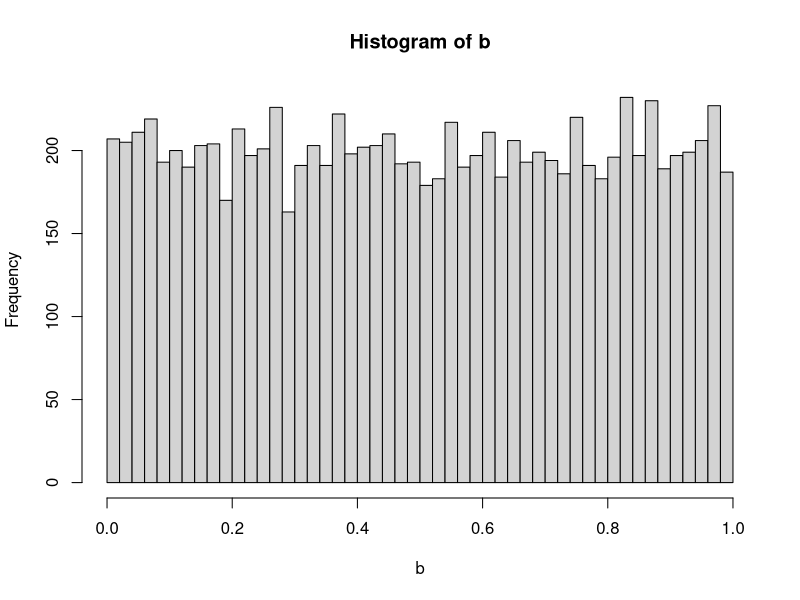
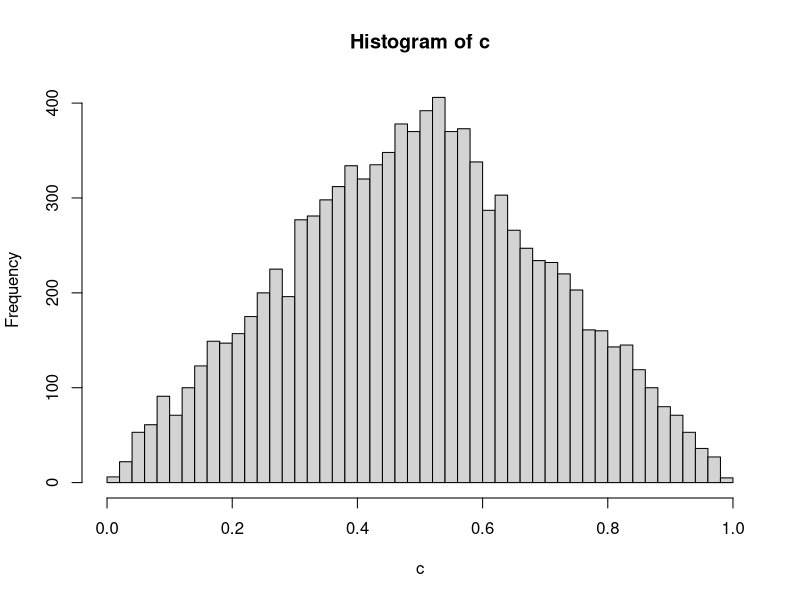
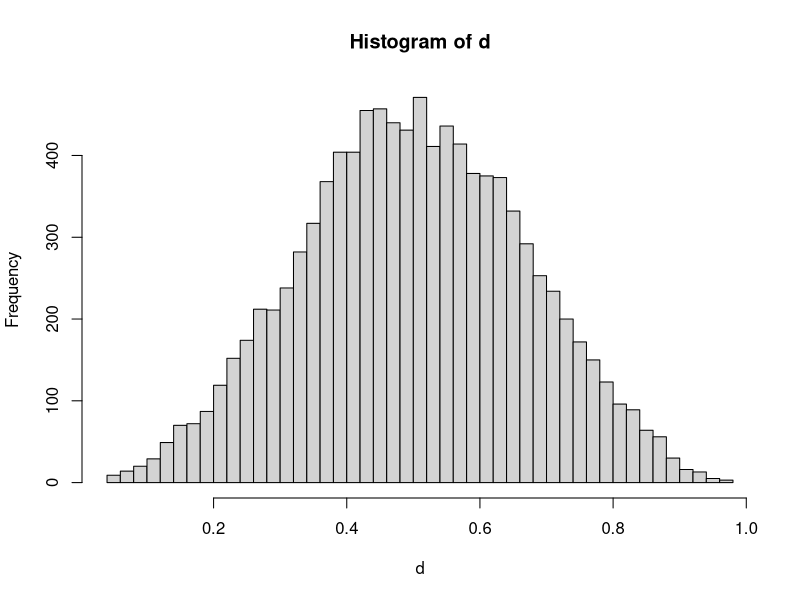
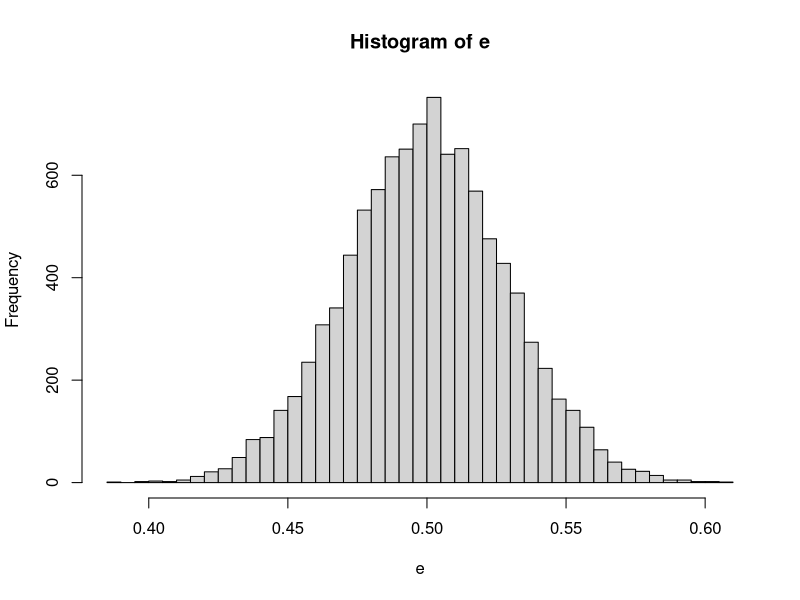

These figures' R source, in order:
## ---- chunk 1
x = rnorm(n = 10000, mean = 5, sd = 3) ## generate an array named 'x' containing 10,000 random values with mean 5 and sd 3
mean(x) ## calculate the mean of x
sd(x) ## calculate the standard deviation of x
## ---- chunk 2
z = (rnorm(n = 10000, mean = 5, sd = 3)-5)/3
mean(z)
sd(z)
## ---- chunk 3
b	<-	rep(0,10000) ## create an array with 10,000 of 0s

for(i in	1:10000){	## loop 10,000 times
b[i]	=	mean(runif(1)) ## simulate a single random uniform variable (from 0 to 1)
}
hist(b, breaks=50) ## create a histogram of b with breaks of 50
## ---- chunk 4
c	<-	rep(0,10000)

for(i in	1:10000){	
c[i]	=	mean(runif(2)) ## calculate the mean of two randomly simulated uniform variable (from 0 to 1)
}
hist(c, breaks=50)
## ---- chunk 5
d	<-	rep(0,10000)

for(i in	1:10000){	
d[i]	=	mean(runif(3))
}
hist(d, breaks=50)
## ---- chunk 6
e	<-	rep(0,10000)

for(i in	1:10000){	
e[i]	=	mean(runif(100))
}
hist(e, breaks=50)
